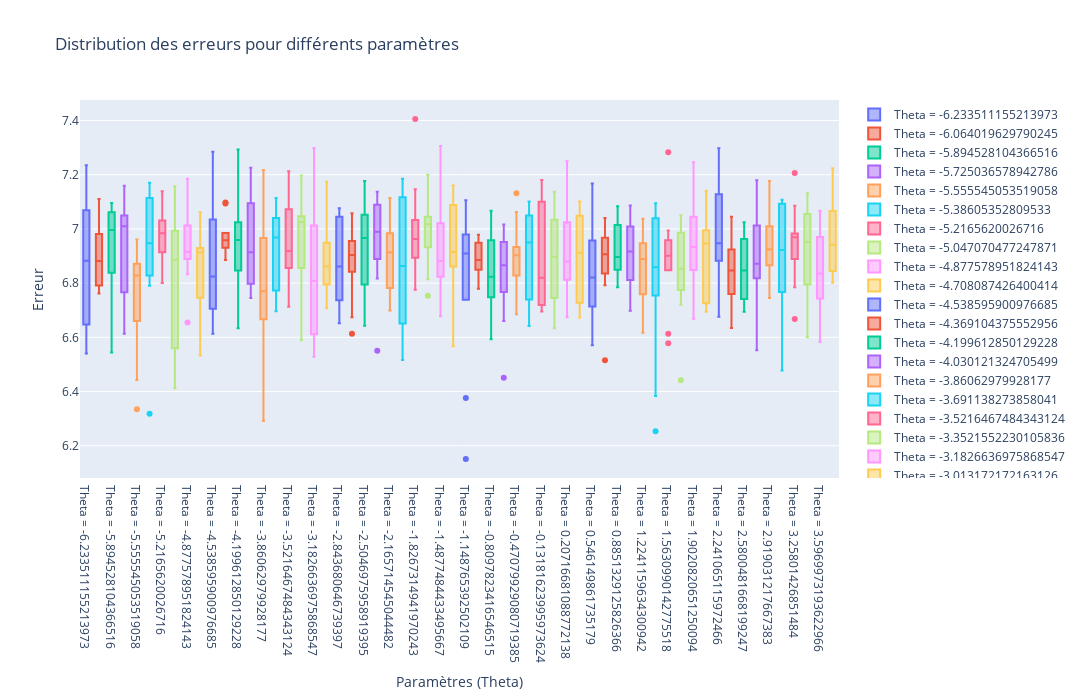

The code cell stored with this chart in its notebook:
### Code cell
def plot_error_boxplots(overall_error, theta_values):
    # Créer une liste pour stocker les traces de chaque boxplot
    boxplots = []
    
    # Pour chaque liste d'erreurs associée à un paramètre
    for i, errors in enumerate(overall_error):
        # Créer un boxplot pour cette liste d'erreurs
        boxplot = go.Box(y=errors, name=f'Theta = {theta_values[i]}')
        # Ajouter le boxplot à la liste des traces
        boxplots.append(boxplot)
    
    # Créer la figure avec les boxplots
    fig = go.Figure(data=boxplots)
    
    # Mettre à jour le layout du graphique
    fig.update_layout(
        title='Distribution des erreurs pour différents paramètres',
        xaxis_title='Paramètres (Theta)',
        yaxis_title='Erreur',
        width=2000,  # Largeur du graphique en pixels
        height=700,  # Hauteur du graphique en pixels
    )
    
    # Afficher le graphique
    fig.show()

plot_error_boxplots(overall_errors, theta_values)
